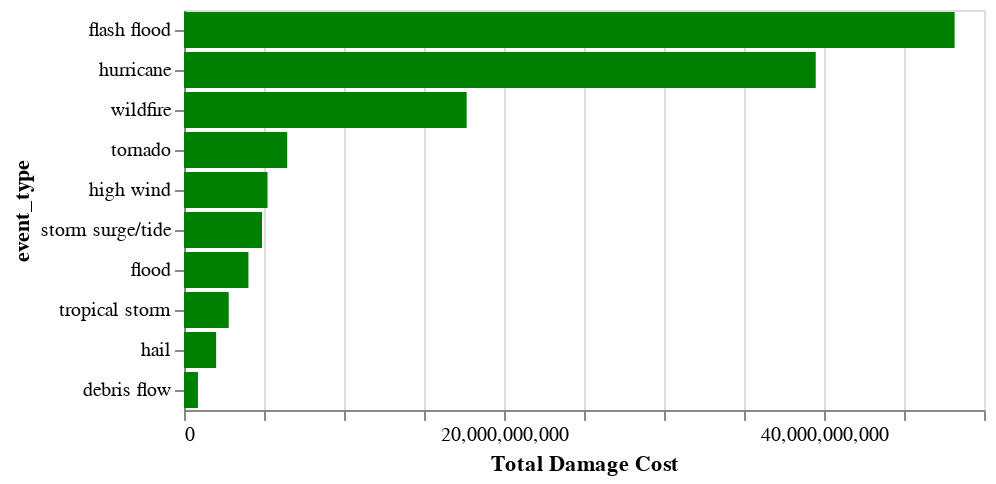

Notebook code for this chart:
### Code cell
alt.Chart(storm_data_state).transform_aggregate(
    damage = 'sum(damage_cost)',
    groupby = ['event_type']
).transform_window(
    rank='rank(damage)',
    sort=[alt.SortField('damage', order='descending')]
).transform_filter(
    alt.datum.rank <=10
).mark_bar().encode(
    alt.X('damage:Q', title='Total Damage Cost'), 
    alt.Y('event_type:N', sort='-x'),       
    color=alt.value('green'),    
    tooltip = ['event_type:N','sum(no_of_storms):Q','sum(damage_cost):Q']
)

### Figure 1 — Vega-Lite specification as saved in the notebook (floating-point values rounded to 4 significant figures; data arrays with more than 128 entries replaced by an {"elided": "..."} marker saying what was removed)
{"config": {"view": {"continuousWidth": 400, "continuousHeight": 300}}, "data": {"name": "data-4c43ceb7f4d6859038ec5bc23ef8e24e"}, "mark": "bar", "encoding": {"color": {"value": "green"}, "tooltip": [{"field": "event_type", "type": "nominal"}, {"aggregate": "sum", "field": "no_of_storms", "type": "quantitative"}, {"aggregate": "sum", "field": "damage_cost", "type": "quantitative"}], "x": {"field": "damage", "title": "Total Damage Cost", "type": "quantitative"}, "y": {"field": "event_type", "sort": "-x", "type": "nominal"}}, "transform": [{"aggregate": [{"op": "sum", "field": "damage_cost", "as": "damage"}], "groupby": ["event_type"]}, {"window": [{"op": "rank", "field": "damage", "as": "rank"}], "sort": [{"field": "damage", "order": "descending"}]}, {"filter": "(datum.rank <= 10)"}], "$schema": "https://vega.github.io/schema/vega-lite/v4.17.0.json", "datasets": {"data-4c43ceb7f4d6859038ec5bc23ef8e24e": {"elided": "1028 records"}}}
